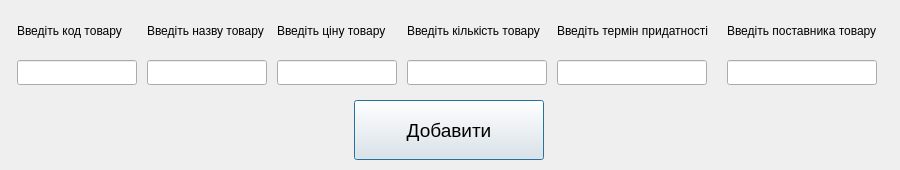
<?xml version="1.0" encoding="UTF-8"?>
<ui version="4.0">
 <class>insertData</class>
 <widget class="QDialog" name="insertData">
  <property name="geometry">
   <rect>
    <x>0</x>
    <y>0</y>
    <width>900</width>
    <height>170</height>
   </rect>
  </property>
  <property name="minimumSize">
   <size>
    <width>900</width>
    <height>170</height>
   </size>
  </property>
  <property name="maximumSize">
   <size>
    <width>900</width>
    <height>170</height>
   </size>
  </property>
  <property name="windowTitle">
   <string>Add</string>
  </property>
  <widget class="QLabel" name="label">
   <property name="geometry">
    <rect>
     <x>17</x>
     <y>10</y>
     <width>111</width>
     <height>41</height>
    </rect>
   </property>
   <property name="text">
    <string>Введіть код товару</string>
   </property>
  </widget>
  <widget class="QLineEdit" name="Kod_Tovary">
   <property name="geometry">
    <rect>
     <x>17</x>
     <y>60</y>
     <width>120</width>
     <height>25</height>
    </rect>
   </property>
  </widget>
  <widget class="QLabel" name="label_2">
   <property name="geometry">
    <rect>
     <x>147</x>
     <y>10</y>
     <width>121</width>
     <height>41</height>
    </rect>
   </property>
   <property name="text">
    <string>Введіть назву товару</string>
   </property>
  </widget>
  <widget class="QLineEdit" name="Name_Tovary">
   <property name="geometry">
    <rect>
     <x>147</x>
     <y>60</y>
     <width>120</width>
     <height>25</height>
    </rect>
   </property>
  </widget>
  <widget class="QLabel" name="label_3">
   <property name="geometry">
    <rect>
     <x>277</x>
     <y>10</y>
     <width>121</width>
     <height>41</height>
    </rect>
   </property>
   <property name="text">
    <string>Введіть ціну товару</string>
   </property>
  </widget>
  <widget class="QLineEdit" name="Price_Tovary">
   <property name="geometry">
    <rect>
     <x>277</x>
     <y>60</y>
     <width>120</width>
     <height>25</height>
    </rect>
   </property>
  </widget>
  <widget class="QLineEdit" name="Kilkist_Tovary">
   <property name="geometry">
    <rect>
     <x>407</x>
     <y>60</y>
     <width>140</width>
     <height>25</height>
    </rect>
   </property>
  </widget>
  <widget class="QLabel" name="label_4">
   <property name="geometry">
    <rect>
     <x>407</x>
     <y>10</y>
     <width>141</width>
     <height>41</height>
    </rect>
   </property>
   <property name="text">
    <string>Введіть кількість товару</string>
   </property>
  </widget>
  <widget class="QLineEdit" name="Termin_Pridatnosti">
   <property name="geometry">
    <rect>
     <x>557</x>
     <y>60</y>
     <width>150</width>
     <height>25</height>
    </rect>
   </property>
  </widget>
  <widget class="QLabel" name="label_5">
   <property name="geometry">
    <rect>
     <x>557</x>
     <y>10</y>
     <width>161</width>
     <height>41</height>
    </rect>
   </property>
   <property name="text">
    <string>Введіть термін придатності</string>
   </property>
  </widget>
  <widget class="QLineEdit" name="Postavchik_Tovary">
   <property name="geometry">
    <rect>
     <x>727</x>
     <y>60</y>
     <width>150</width>
     <height>25</height>
    </rect>
   </property>
  </widget>
  <widget class="QLabel" name="label_6">
   <property name="geometry">
    <rect>
     <x>727</x>
     <y>10</y>
     <width>161</width>
     <height>41</height>
    </rect>
   </property>
   <property name="text">
    <string>Введіть поставника товару</string>
   </property>
  </widget>
  <widget class="QPushButton" name="Dobaviti">
   <property name="geometry">
    <rect>
     <x>354</x>
     <y>100</y>
     <width>190</width>
     <height>60</height>
    </rect>
   </property>
   <property name="font">
    <font>
     <pointsize>14</pointsize>
    </font>
   </property>
   <property name="text">
    <string>Добавити</string>
   </property>
  </widget>
 </widget>
 <resources/>
 <connections/>
</ui>
